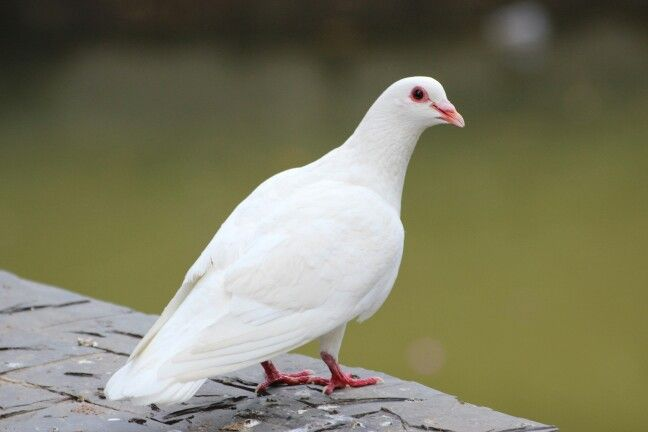
#> input picture bird.jpg, 648 x 432 px, found by its file name
$ python Threashold.py
#> lines starting #> are read from the running program, lines starting #| are printed output that depends on the picture; after the words box and inside, x2 and y2 are one past the last pixel; in counts of white or black regions, pixels touching at a corner belong together
import matplotlib.pyplot as plt
import cv2
import numpy as np

def main():
    img_path="C:/Users/Dell/Desktop/class4_1/DIP/code/bird.jpg"
    img = plt.imread(img_path)
#> img is the input picture: shape (432, 648, 3); mean R, G, B 125.1, 123.8, 98.2
    grayscale = cv2.cvtColor(img,cv2.COLOR_RGB2GRAY)
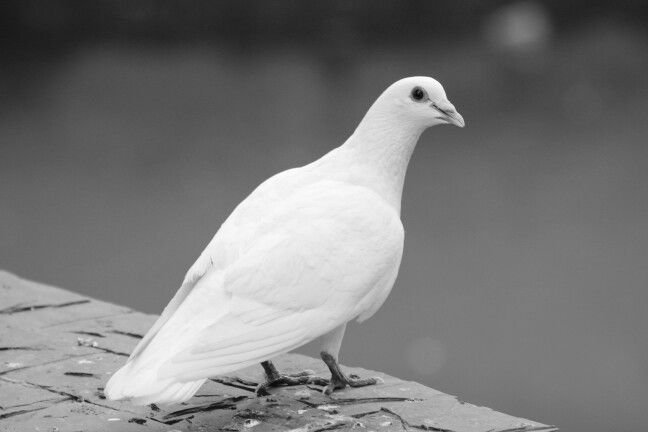
#> grayscale: shape (432, 648); min 4, max 255, mean 121.3

    T1=50
    T2=200
    s1=np.zeros(grayscale.shape,dtype=np.uint8)
    r,c = grayscale.shape
#> r = 432; c = 648

    for i in range(r):
        for j in range(c):
            if(grayscale[i][j]>=T1 and grayscale[i][j]<=T2):
                s1[i][j]=100
            else:
                s1[i][j]=10
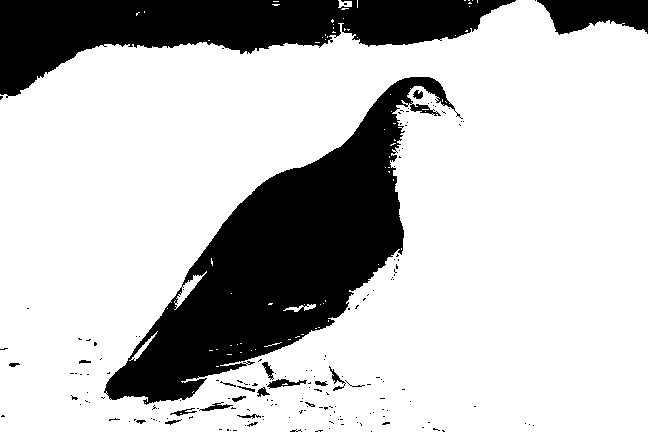
#> s1: shape (432, 648); values 10 (black) and 100 (white), 75.7% white; 174 black regions (152 under 20 px), largest, box (x1, y1, x2, y2) and area: (104, 77, 463, 405) 39910, (0, 0, 516, 98) 23829, (537, 0, 648, 35) 2740

    plt.subplot(2,2,1)
    plt.title('First Condition')
    plt.imshow(s1,cmap='gray')

    s5=np.zeros(grayscale.shape,dtype=np.uint8)

    r,c = grayscale.shape
    for i in range(r):
        for j in range(c):
            if(grayscale[i][j]>=T1 and grayscale[i][j]<=T2):
                s5[i][j]=100
            else:
                s5[i][j]=grayscale[i][j]
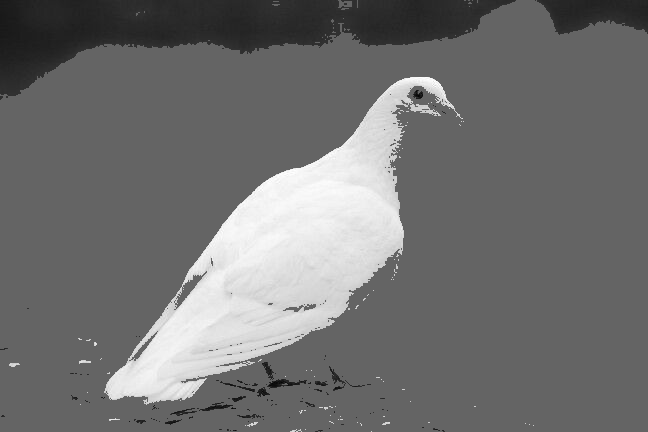
#> s5: shape (432, 648); min 4, max 255, mean 112.3


    plt.subplot(2,2,2)
    plt.title('Second Condition')
    plt.imshow(s5,cmap='gray')

    s2 = np.zeros(grayscale.shape,dtype=np.uint8)
    c=2
    row,col = grayscale.shape
#> row = 432; col = 648
    for i in range(row):
        for j in range(col):
            s2[i][j]=c*np.log(1+grayscale[i][j])
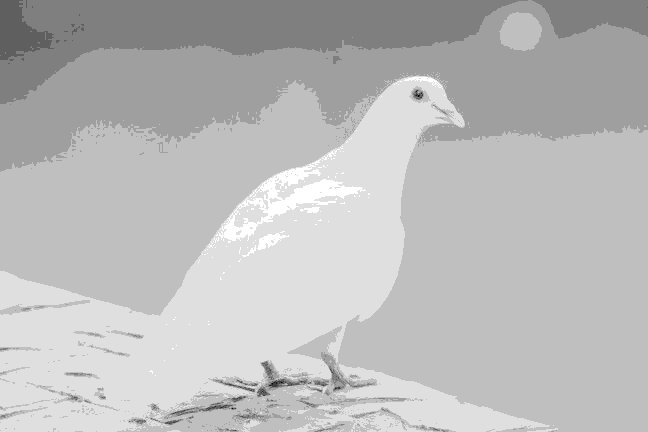
#> s2: shape (432, 648); min 3, max 11, mean 8.85; drawn with min black and max white

    plt.subplot(2,2,3)
    plt.title('Third Condition')
    plt.imshow(s2,cmap='gray')

    s3 = np.zeros(grayscale.shape,dtype=np.uint8)
    c=2
    p=4
    ep=0.000001
    row,col = grayscale.shape
    for i in range(row):
        for j in range(col):
            s3[i][j]=c*(grayscale[i][j]+ep)**p
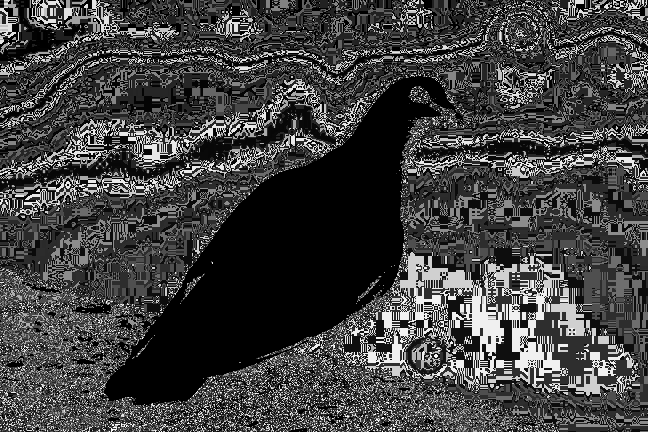
#> s3: shape (432, 648); min 0, max 255, mean 64.6

    plt.subplot(2,2,4)
    plt.title('Four Condition')
    plt.imshow(s3,cmap='gray')
    plt.show()


if __name__ == '__main__':
    main()

$ run again, with ship.jpg copied over bird.jpg
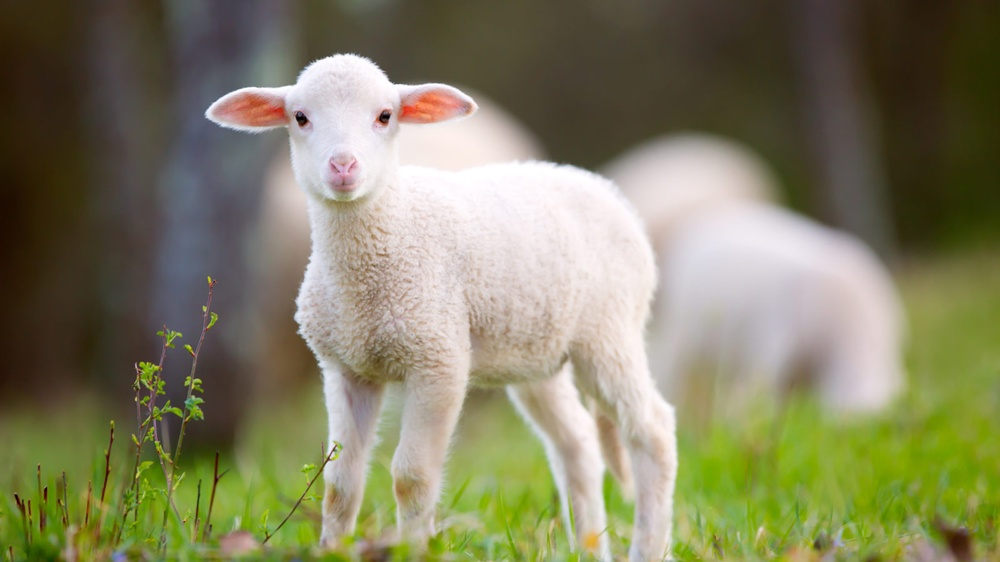
#> input picture ship.jpg, 1000 x 562 px, shrunk from 1600 x 900 before the run, found by its file name
#> in main, img is the input picture: shape (562, 1000, 3); mean R, G, B 130.5, 128.4, 98.5
#> after the loop in main, `for i in range(r):`:
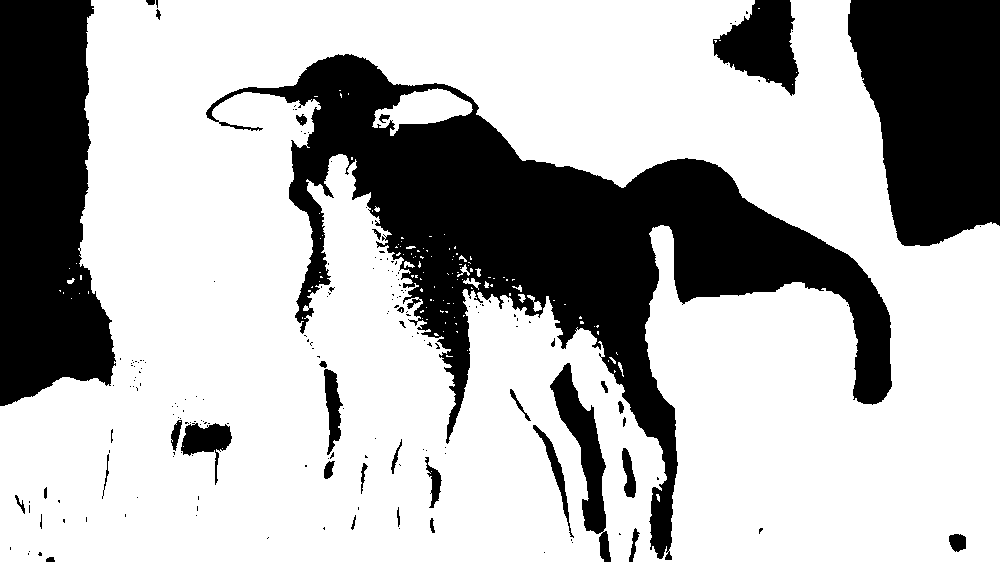
#> s1: shape (562, 1000); values 10 (black) and 100 (white), 70.1% white; 188 black regions (151 under 20 px), largest, box (x1, y1, x2, y2) and area: (206, 54, 892, 560) 87686, (0, 0, 116, 406) 35727, (848, 0, 1000, 246) 29988
#> after the loop in main, `for i in range(row):`:
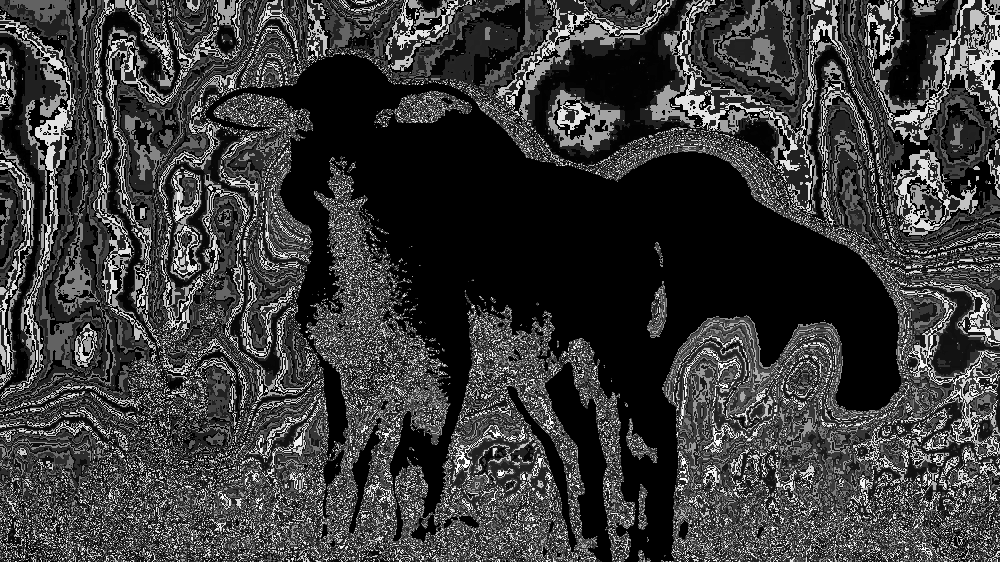
#> s3: shape (562, 1000); min 0, max 255, mean 58.3
